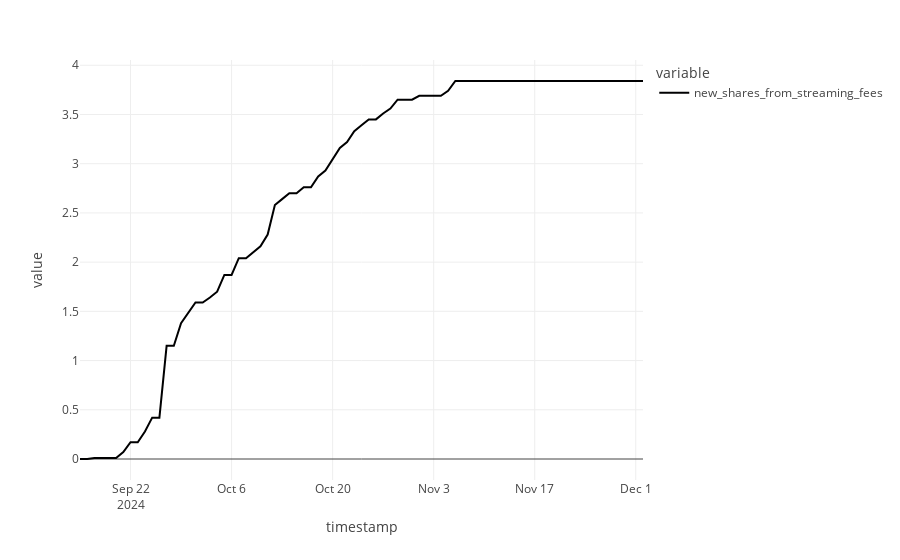

This figure's notebook cell:
### Code cell
px.line(df["new_shares_from_streaming_fees"])  # note the diff is on the order of 10, 8 bps
